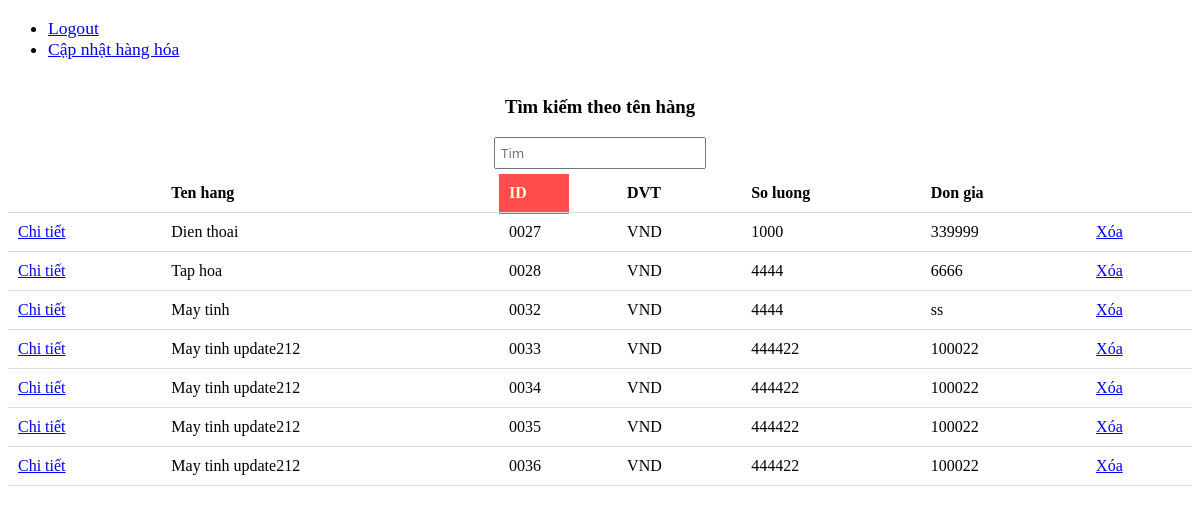
The app's page /search/ with its own data.
### base/models.py (models this page shows, shortened)
class WebForm(models.Model):
    tenhang = models.CharField(max_length=200, null=True)
    dvt = models.CharField(max_length=200, null=True)
    soluong = models.CharField(max_length=200, null=True)
    dongia = models.CharField(max_length=200, null=True)

### base/views.py (the view)
# urls.py: path('search/', views.searchGood, name="search"),
def searchGood(request):
    q = request.GET.get('q') if request.GET.get('q') != None else ''
    members = WebForm.objects.filter(Q(tenhang__icontains=q))
    context = {'members': members, 'q': q}
    return render(request, 'search.html', context)

### templates/search.html (shortened to what this page needs)
<!DOCTYPE html>
{% load static %}
<html lang="en">
<head>
    <link rel="stylesheet" type="text/css" href="{% static 'style.css' %}">
</head>
<body>
    <ul id="navigate">
<li><a href="{% url 'logout' %}">Logout</a></li>
<li><a href="{% url 'home' %}">Cập nhật hàng hóa</a></li>
</ul>
    <form method="GET" action="{% url 'search' %}">
        <h3>Tìm kiếm theo tên hàng</h3>
        <input type="text" name="q" placeholder="Tim"/>
    </form>
    {% if members.count == 0 %}
    <h2>Không tìm thấy sản phẩm có chứa từ khóa "{{q}}"</h2>
    {% else %}
    <table>
        <thead>
        <tr>
        <th></th>
        <th>Ten hang</th>
        <th>ID</th>
        <th>DVT</th>
        <th>So luong</th>
        <th>Don gia</th>
        <th></th>
        </tr>
        </thead>
        <tbody>
    {% for member in members %}
        <tr>
            <td><a href="{% url 'update' member.id %}">Chi tiết</a></td>
            <td>{{member.tenhang}}</td>
            <td>00{{member.id}}</td>
            <td>{{member.dvt}}</td>
            <td>{{member.soluong}}</td>
            <td>{{member.dongia}}</td>
            <td><a href="{% url 'delete' member.id %}">Xóa</a></td>
        </tr>
    {% endfor %}
        </tbody>
    </table>
    {% endif %}
</body>
</html>

### static/style.css (style rules this page uses)
table { width: 100%; border-collapse: collapse; padding: 0 1rem; margin-left: auto; margin-right: auto; }
td, th { padding : 10px; border-bottom: 1px solid #ddd; }
th { text-align: justify; }
th { position: relative; }
th:nth-child(3)::before { content: ''; background: rgb(255, 76, 76); position: absolute; width: 70px; height: 40px; z-index: -1; top: 0; left: 0; cursor: pointer; }
th:nth-child(3) { color: rgb(255, 252, 209); }
form { width: 100%; display: flex; flex-direction: column; padding: px 0; justify-content: space-around; align-items: center; }
input { margin-bottom: 5px; }
[type=text] { padding: 5px; font-family:'Segoe UI'; }
#navigate { font-size: 1.1rem; }

### records on screen
WebForm: tenhang "Dien thoai", id "27", dvt "VND", soluong "1000", dongia "339999"
WebForm: tenhang "Tap hoa", id "28", dvt "VND", soluong "4444", dongia "6666"
WebForm: tenhang "May tinh", id "32", dvt "VND", soluong "4444", dongia "ss"
WebForm: tenhang "May tinh update212", id "33", dvt "VND", soluong "444422", dongia "100022"
WebForm: tenhang "May tinh update212", id "34", dvt "VND", soluong "444422", dongia "100022"
WebForm: tenhang "May tinh update212", id "35", dvt "VND", soluong "444422", dongia "100022"
WebForm: tenhang "May tinh update212", id "36", dvt "VND", soluong "444422", dongia "100022"
